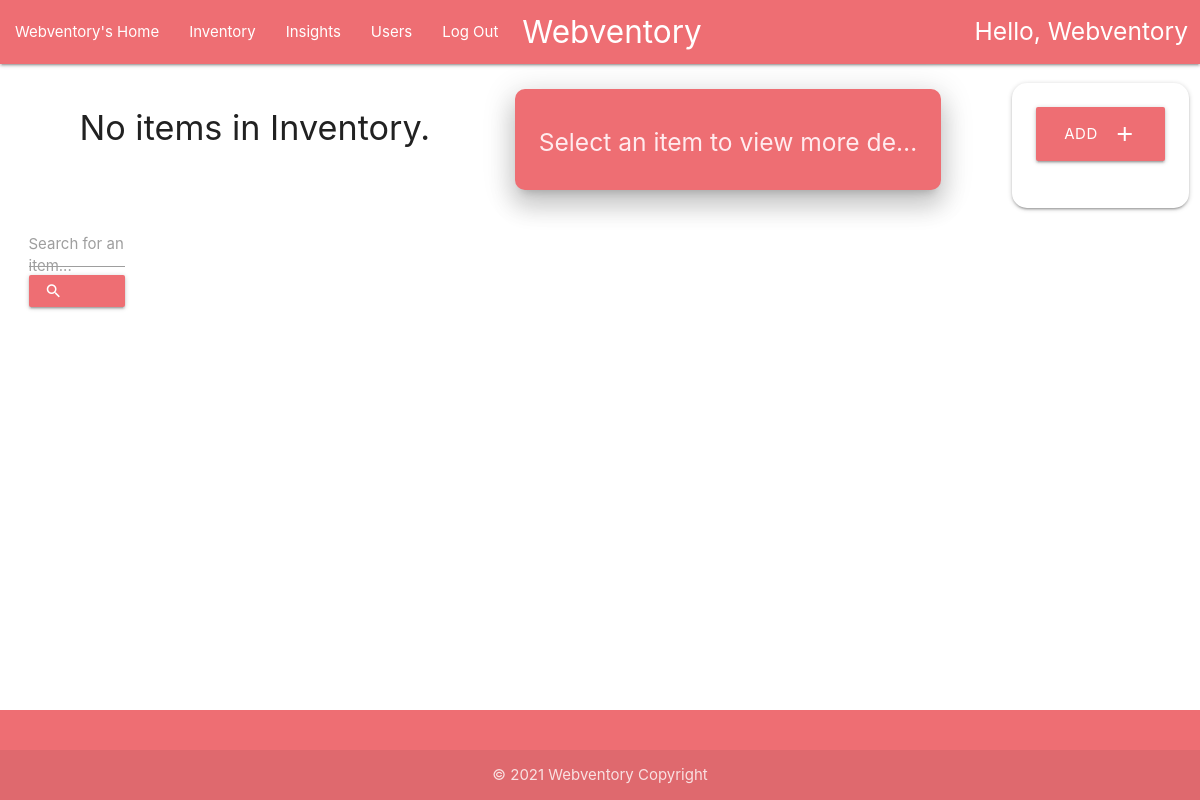
The app's page /userInventory/ (signed in), older data.
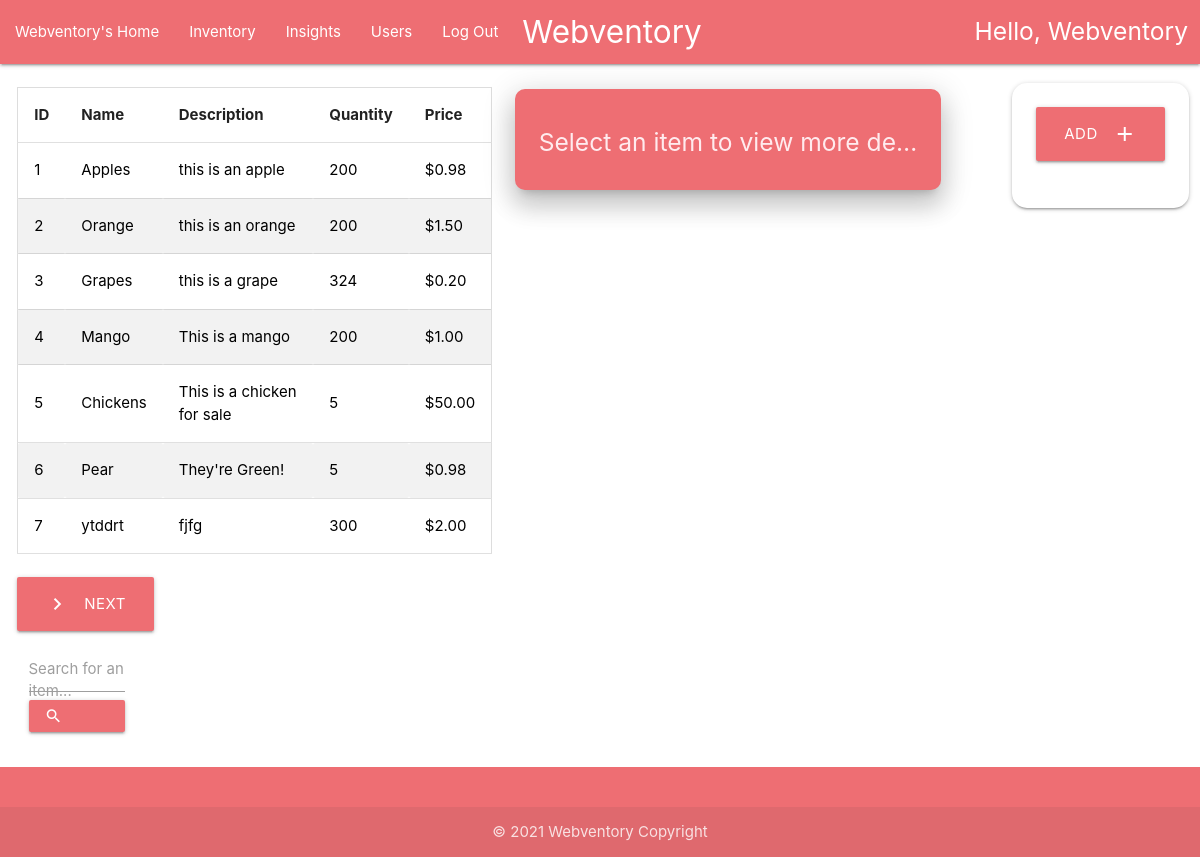
The same page, newer data.
### home/models.py (models this page shows, shortened)
class User(AbstractUser):
    username = models.CharField(max_length=30, unique=True)
    email = models.CharField(max_length=100)
    password = models.CharField(max_length=30)
    def __str__(self):
        return self.username

class Item(models.Model):
    id = models.AutoField(unique=True, primary_key=True)
    name = models.CharField(max_length=30)
    description = models.CharField(max_length=100)
    quantity = models.IntegerField()
    price = models.DecimalField(max_digits=9,decimal_places=2)
    user_visibility = models.TextField()
    def get_user_visibility(self):
        return self.user_visibility.split(',')

### home/views.py (the view)
# urls.py: path('userInventory/', views.user_inventory),
@login_required(login_url='/login')
def user_inventory(request, item_id=0, item_range=20):
    clear_graph_history(request.user)
    if (request.POST.get('search')):
        items = Item.objects.filter(
            name__contains=request.POST['search'], user_visibility__contains=f'{request.user},').select_related()
    else:
        items = Item.objects.filter(id__range=((item_range - 20), item_range),
                                    user_visibility__contains=f'{request.user},').select_related()
    user_visibility = str()
    item = str()
    item_history = str()
    if item_id != 0:
        item = Item.objects.get(id=item_id)
        item_history = ItemHistory.objects.filter(item_id=item_id).select_related()
        user_visibility = request.user in item.user_visibility.split(',')
    return render(request, 'home/userHomeInventory.html',
                  {"username": str(request.user).title(), "item": item, "items": items, "itemHistories": item_history,
                   'item_range': item_range, 'item_id': item_id, })

### home/views.py (called while the page is built)
def clear_graph_history(username):
    path = os.path.join(os.path.dirname(__file__), 'static',
                        'home', 'temp', f'{username}')
    if os.path.exists(path):
        os.chdir(path)
        for file in os.listdir(path):
            os.remove(file)

### home/templates/home/userHomeInventory.html (shortened to what this page needs)
{% extends 'home/userHome.html' %}
{% block content %}
{% load static %}
<link rel="stylesheet" href="{% static 'home/css/style.css' %}">
<div class="row" style="padding-left : .5%;">
    <div class="container-fluid">
        <div class="col s5 center">
            <br>
            {% if items %}
            <table id="myTable">
                <thead>
                <tr>
                    <th>ID</th>
                    <th>Name</th>
                    <th>Description</th>
                    <th>Quantity</th>
                    <th>Price</th>
                </tr>
                </thead>
                <tbody>
                {% for item in items %}
                {% if user.username in item.get_user_visibility %}
                <tr>
                    <td><a style="color: black" href="/userInventory/{{item.id}}">
                        {{ item.id }}
                    </a></td>
                    <td><a style="color: black" href="/userInventory/{{item.id}}">
                        {{ item.name }}
                    </a></td>
                    <td><a style="color: black" href="/userInventory/{{item.id}}">
                        {{ item.description }}
                    </a></td>
                    <td><a style="color: black" href="/userInventory/{{item.id}}">
                        {{ item.quantity }}
                    </a></td>
                    <td><a style="color: black" href="/userInventory/{{item.id}}">
                        ${{ item.price|floatformat:2 }}
                    </a></td>
                </tr>
                {% endif %}
                {% endfor %}
                </tbody>
            </table>
            {% elif item_range == 20 %}
            <h4>No items in Inventory.</h4>
            {% else %}
            <h4>No Items Left.</h4>
            {% endif %}
            <br>
            <div class="left">
                <span>
                    {% if items %}
                    <a class="waves-effect waves-light btn-large hoverable" style="background-color: #ee6e73;"
                       href="/userInventory/{{item_id}}/{{item_range|add:'20'}}"><i class="material-icons left">navigate_next</i>Next</a>
                    {% endif %}
                </span>
            </div>
            <br>
            <form name="searchForm" action="/userInventory/" method="post">
                <div class="input-field left col s3" style="margin-right: 10px">
                    <input id="icon_prefix" type="text" class="validate" name="search">
                    <button type="submit" class="left btn btn-small hoverable" style="background-color: #ee6e73;"
                            name="action"><i
                            class="material-icons left">search</i>Search
                    </button>
                    <label for="icon_prefix">Search for an item...</label>
                </div>
            </form>
        </div>
    </div>
    <span class="col s5 center" style="padding-right : 5%">
        {% if item and user.username in item.get_user_visibility %}
        <h1 style="font-size: 75px"><i class="material-icons small" style="font-size : 50px">local_offer</i>
            {{item.name}}</h1>
        <h3>Quantity: {{item.quantity}}</h3>
        <h3>Price per {{item.name}}: ${{item.price|floatformat:2}}</h3>
        <h4><i class="material-icons small" style="font-size: 27px">description</i>Description: {{item.description}}
        </h4>
        {% else %}
        {% include "home/card.html" with msg="Select an item to view more detailed information." %}
        {% endif %}
    </span>
    <div class="col s2 container center" style="padding-top:1%;">
        <div class="card-panel z-depth-1 red-text text-lighten-5" style="border-radius:15px">
            <a class="waves-effect waves-light btn-large hoverable" style="background-color: #ee6e73;"
               href="/create"><i class="material-icons right">add</i>Add</a>
            <br>
            <br>
        </div>
        <br>
    </div>
</div>
{% endblock %}

### home/templates/home/userHomeBase.html (shortened to what this page needs)
<!DOCTYPE html>
<html lang="en">
<head>
    {% load static %}
    <link rel="stylesheet" href="{% static 'home/css/materialize.css' %}">
    <link rel="stylesheet" href="{% static 'home/css/style.css' %}">
</head>
<body>
<nav>
    <div class="nav-wrapper container-fluid">
        <a href="/" class="brand-logo center" style="padding-left: 2%"
        >Webventory</a
        >
        <ul class="left hide-on-med-and-down">
            <li><a href="/userHome">{{username}}'s Home</a></li>
            <li><a href="/userInventory">Inventory</a></li>
            <li><a href="/userInsights">Insights</a></li>
            <li><a href="/userUsers">Users</a></li>
            <li><a href="/logout">Log Out</a></li>
        </ul>
        <h5 class="right" style="padding-right: 1%; padding-top: 0.125%">
            Hello, {{username}}
        </h5>
    </div>
</nav>
<main>
    {% block content %}
    {% endblock %}
</main>
<footer class="page-footer">
    <div class="footer-copyright">
        <div class="container center">© 2021 Webventory Copyright</div>
    </div>
</footer>
</body>
</html>

Row changes from the older to the newer data that the page shows:
now on this page (row edited): User: username "Webventory"
now on this page (row edited): Item: id "1", name "Apples", description "this is an apple", quantity "200", price "0.98"
now on this page (row edited): Item: id "2", name "Orange", description "this is an orange", quantity "200", price "1.50"
now on this page (row edited): Item: id "3", name "Grapes", description "this is a grape", quantity "324", price "0.20"
now on this page (row edited): Item: id "4", name "Mango", description "This is a mango", quantity "200", price "1.00"
now on this page (row edited): Item: id "5", name "Chickens", description "This is a chicken for sale", quantity "5", price "50.00"
now on this page (row edited): Item: id "6", name "Pear", description "They're Green!", quantity "5", price "0.98"
now on this page (row edited): Item: id "7", name "ytddrt", description "fjfg", quantity "300", price "2.00"
Text that changed along with them:
{{ username }}: "Webventory" → (not shown)
text no longer shown: "No items in Inventory."
text now shown: "ID Name Description Quantity Price NEXT"
